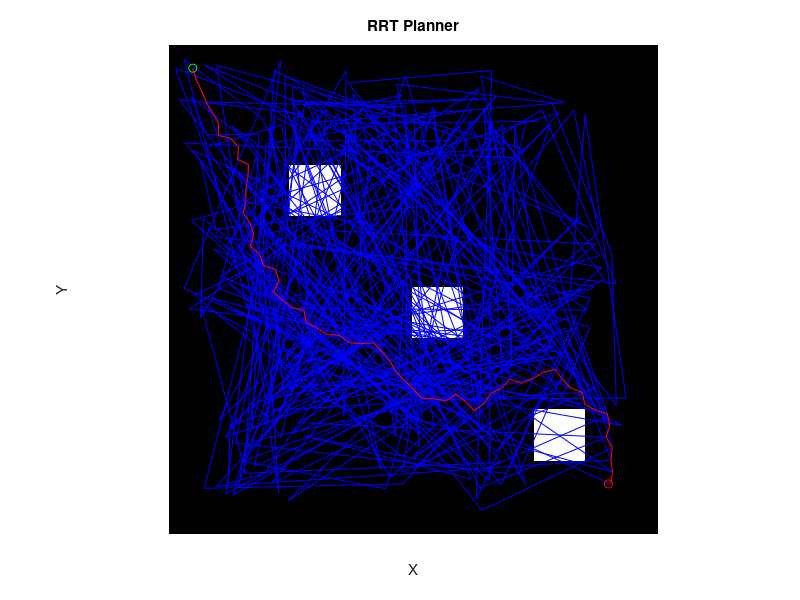

This figure's MATLAB source:
% Define the grid size and obstacle map
grid_size = 200;
obstacle_map = zeros(grid_size, grid_size);

% Define obstacles (e.g., rectangles, circles, etc.)
obstacle_map(50:70, 50:70) = 1;  % obstacle 1
obstacle_map(100:120, 100:120) = 1;  % obstacle 2
obstacle_map(150:170, 150:170) = 1;  % obstacle 3

% Define start and goal regions
start_region = [10, 10];
goal_region = [180, 180];

% Define RRT parameters
max_iterations = 1000;
step_size = 5;
goal_bias = 0.1;

% Initialize the tree
tree = struct('nodes', [], 'edges', []);

% Add the start node to the tree
tree.nodes = [tree.nodes; start_region];

% RRT loop
for i = 1:max_iterations
    % Sample a random point in the free space
    x_rand = randi(grid_size);
    y_rand = randi(grid_size);
    while obstacle_map(x_rand, y_rand) == 1
        x_rand = randi(grid_size);
        y_rand = randi(grid_size);
    end
    
    % Find the nearest node in the tree
    dist = sqrt((tree.nodes(:, 1) - x_rand).^2 + (tree.nodes(:, 2) - y_rand).^2);
    [min_dist, idx] = min(dist);
    x_near = tree.nodes(idx, 1);
    y_near = tree.nodes(idx, 2);
    
    % Calculate the new node position
    x_new = x_near + step_size * (x_rand - x_near) / min_dist;
    y_new = y_near + step_size * (y_rand - y_near) / min_dist;
    
    % Check if the new node is in the free space and within grid boundaries
    if round(x_new + 0.5) >= 1 && round(x_new + 0.5) <= grid_size && ...
       round(y_new + 0.5) >= 1 && round(y_new + 0.5) <= grid_size && ...
       obstacle_map(round(x_new + 0.5), round(y_new + 0.5)) == 0
        % Add the new node to the tree
        tree.nodes = [tree.nodes; [x_new, y_new]];
        tree.edges = [tree.edges; [idx, size(tree.nodes, 1)]];
        
        % Check if the goal region is reached
        if sqrt((x_new - goal_region(1))^2 + (y_new - goal_region(2))^2) < 5
            break;
        end
    end
    
    % Goal biasing
    if rand < goal_bias
        x_rand = goal_region(1);
        y_rand = goal_region(2);
    end
end

% Plot the obstacles and tree
figure;
imshow(obstacle_map, 'InitialMagnification', 'fit');
hold on;
plot(tree.nodes(:, 1), tree.nodes(:, 2), 'b-');
plot(start_region(1), start_region(2), 'go');
plot(goal_region(1), goal_region(2), 'ro');

% Find the path from the start to the goal
path = [];
idx = size(tree.nodes, 1);
while idx ~= 1
    path = [path; tree.nodes(idx, :)];
    idx = tree.edges(idx - 1, 1);
end
path = [path; start_region];
plot(path(:, 1), path(:, 2), 'r-');

% Check if the path is valid
if isempty(path) || size(path, 1) < 2
    error('Path not found');
end

% Check if the path is in the free space
for i = 1:size(path, 1) - 1
    if obstacle_map(round(path(i, 1)), round(path(i, 2))) == 1
        error('Path intersects obstacle');
    end
end

% Print the path length
fprintf('Path length: %f\n', sum(sqrt((path(1:end - 1, 1) - path(2:end, 1)).^2 + (path(1:end - 1, 2) - path(2:end, 2)).^2)));

% Plot the path
axis equal;
xlabel('X');
ylabel('Y');
title('RRT Planner');